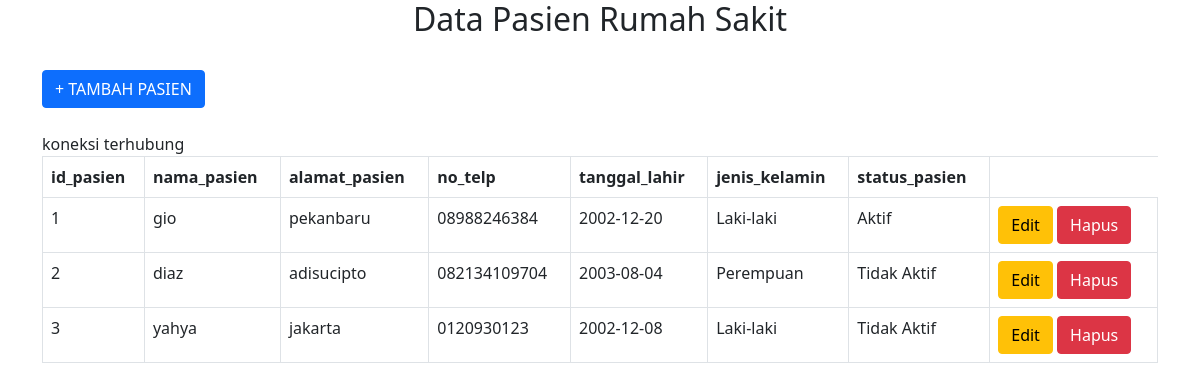
The page / on the database its author committed.
### tables this page shows
CREATE TABLE `tb_rumahsakit` (
  `id_pasien` int(11) NOT NULL,
  `nama_pasien` varchar(255) NOT NULL,
  `alamat_pasien` varchar(255) NOT NULL,
  `no_telp` varchar(255) NOT NULL,
  `tanggal_lahir` date NOT NULL,
  `jenis_kelamin` enum('Laki-laki','Perempuan','','') NOT NULL,
  `status_pasien` enum('Aktif','Tidak Aktif','','') NOT NULL
);

### index.php (the view, shortened to what this page needs)
<!DOCTYPE html>
<html lang="en">
<head>
    <link href="https://cdn.jsdelivr.net/npm/bootstrap@5.0.2/dist/css/bootstrap.min.css" rel="stylesheet">    <title></title>
</head>
<body>
    <div class="container">
        <h2 class="text-center">Data Pasien Rumah Sakit</h2>
        <br>
        <a href="tambah.php" class="btn btn-primary">+ TAMBAH PASIEN</a>
        <br><br>
        <table class="table table-bordered">
            <thead>
                <tr>
                    <th>id_pasien</th>
                    <th>nama_pasien</th>
                    <th>alamat_pasien</th>
                    <th>no_telp</th>
                    <th>tanggal_lahir</th>
                    <th>jenis_kelamin</th>
                    <th>status_pasien</th>
                </tr>
            </thead>
            <tbody>
                <?php
                include 'koneksi.php';
                $id_pasien = 1;
                $data = mysqli_query($koneksi, "select * from tb_rumahsakit");
                while($d = mysqli_fetch_array($data)){
                    ?>
                    <tr>
                        <td> <?php echo $id_pasien++;?> </td>
                        <td> <?php echo $d['nama_pasien']?> </td>
                        <td> <?php echo $d['alamat_pasien']?> </td>
                        <td> <?php echo $d['no_telp']?> </td>
                        <td> <?php echo $d['tanggal_lahir']?> </td>
                        <td> <?php echo $d['jenis_kelamin']?> </td>
                        <td> <?php echo $d['status_pasien']?> </td>
                        <td>
                            <a href="edit.php?id_pasien=<?php echo $d['id_pasien']?>" class="btn btn-warning">Edit</a>
                            <a href="hapus.php?id_pasien=<?php echo $d['id_pasien']?>" class="btn btn-danger">Hapus</a>
                        </td>
                    </tr>
                    <?php
                }
                ?>
            </tbody>
        </table>
    </div>
</body>
</html>

### rows shown on the page
tb_rumahsakit: nama_pasien "gio", alamat_pasien "pekanbaru", no_telp "08988246384", tanggal_lahir "2002-12-20", jenis_kelamin "Laki-laki", status_pasien "Aktif"
tb_rumahsakit: nama_pasien "diaz", alamat_pasien "adisucipto", no_telp "082134109704", tanggal_lahir "2003-08-04", jenis_kelamin "Perempuan", status_pasien "Tidak Aktif"
tb_rumahsakit: nama_pasien "yahya", alamat_pasien "jakarta", no_telp "0120930123", tanggal_lahir "2002-12-08", jenis_kelamin "Laki-laki", status_pasien "Tidak Aktif"
